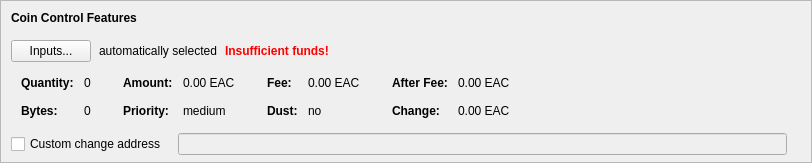
    <widget class="QFrame" name="frameCoinControl">
     <property name="sizePolicy">
      <sizepolicy hsizetype="Expanding" vsizetype="Expanding">
       <horstretch>0</horstretch>
       <verstretch>0</verstretch>
      </sizepolicy>
     </property>
     <property name="maximumSize">
      <size>
       <width>16777215</width>
       <height>16777215</height>
      </size>
     </property>
     <property name="frameShape">
      <enum>QFrame::StyledPanel</enum>
     </property>
     <property name="frameShadow">
      <enum>QFrame::Sunken</enum>
     </property>
     <layout class="QVBoxLayout" name="verticalLayoutCoinControl2">
      <property name="spacing">
       <number>0</number>
      </property>
      <property name="leftMargin">
       <number>0</number>
      </property>
      <property name="topMargin">
       <number>0</number>
      </property>
      <property name="rightMargin">
       <number>0</number>
      </property>
      <property name="bottomMargin">
       <number>6</number>
      </property>
      <item>
       <layout class="QVBoxLayout" name="verticalLayoutCoinControl" stretch="0,0,0,0,1">
        <property name="spacing">
         <number>0</number>
        </property>
        <property name="leftMargin">
         <number>10</number>
        </property>
        <property name="topMargin">
         <number>10</number>
        </property>
        <item>
         <layout class="QHBoxLayout" name="horizontalLayoutCoinControl1">
          <property name="bottomMargin">
           <number>15</number>
          </property>
          <item>
           <widget class="QLabel" name="labelCoinControlFeatures">
            <property name="sizePolicy">
             <sizepolicy hsizetype="Preferred" vsizetype="Maximum">
              <horstretch>0</horstretch>
              <verstretch>0</verstretch>
             </sizepolicy>
            </property>
            <property name="font">
             <font>
              <weight>75</weight>
              <bold>true</bold>
             </font>
            </property>
            <property name="styleSheet">
             <string notr="true">font-weight:bold;</string>
            </property>
            <property name="text">
             <string>Coin Control Features</string>
            </property>
           </widget>
          </item>
         </layout>
        </item>
        <item>
         <layout class="QHBoxLayout" name="horizontalLayoutCoinControl2" stretch="0,0,0,0">
          <property name="spacing">
           <number>8</number>
          </property>
          <property name="bottomMargin">
           <number>10</number>
          </property>
          <item>
           <widget class="QPushButton" name="pushButtonCoinControl">
            <property name="styleSheet">
             <string notr="true"/>
            </property>
            <property name="text">
             <string>Inputs...</string>
            </property>
            <property name="autoDefault">
             <bool>false</bool>
            </property>
           </widget>
          </item>
          <item>
           <widget class="QLabel" name="labelCoinControlAutomaticallySelected">
            <property name="text">
             <string>automatically selected</string>
            </property>
            <property name="margin">
             <number>5</number>
            </property>
           </widget>
          </item>
          <item>
           <widget class="QLabel" name="labelCoinControlInsuffFunds">
            <property name="font">
             <font>
              <weight>75</weight>
              <bold>true</bold>
             </font>
            </property>
            <property name="styleSheet">
             <string notr="true">color:red;font-weight:bold;</string>
            </property>
            <property name="text">
             <string>Insufficient funds!</string>
            </property>
            <property name="margin">
             <number>5</number>
            </property>
           </widget>
          </item>
          <item>
           <spacer name="horizontalSpacerCoinControl">
            <property name="orientation">
             <enum>Qt::Horizontal</enum>
            </property>
            <property name="sizeHint" stdset="0">
             <size>
              <width>40</width>
              <height>1</height>
             </size>
            </property>
           </spacer>
          </item>
         </layout>
        </item>
        <item>
         <widget class="QWidget" name="widgetCoinControl" native="true">
          <property name="sizePolicy">
           <sizepolicy hsizetype="Preferred" vsizetype="Preferred">
            <horstretch>0</horstretch>
            <verstretch>0</verstretch>
           </sizepolicy>
          </property>
          <property name="minimumSize">
           <size>
            <width>0</width>
            <height>0</height>
           </size>
          </property>
          <property name="styleSheet">
           <string notr="true"/>
          </property>
          <layout class="QHBoxLayout" name="horizontalLayoutCoinControl5">
           <property name="leftMargin">
            <number>0</number>
           </property>
           <property name="topMargin">
            <number>0</number>
           </property>
           <property name="rightMargin">
            <number>0</number>
           </property>
           <property name="bottomMargin">
            <number>0</number>
           </property>
           <item>
            <layout class="QHBoxLayout" name="horizontalLayoutCoinControl3" stretch="0,0,0,1">
             <property name="spacing">
              <number>20</number>
             </property>
             <property name="topMargin">
              <number>0</number>
             </property>
             <property name="bottomMargin">
              <number>10</number>
             </property>
             <item>
              <layout class="QFormLayout" name="formLayoutCoinControl1">
               <property name="horizontalSpacing">
                <number>10</number>
               </property>
               <property name="verticalSpacing">
                <number>14</number>
               </property>
               <property name="leftMargin">
                <number>10</number>
               </property>
               <property name="topMargin">
                <number>4</number>
               </property>
               <property name="rightMargin">
                <number>6</number>
               </property>
               <item row="0" column="0">
                <widget class="QLabel" name="labelCoinControlQuantityText">
                 <property name="font">
                  <font>
                   <weight>75</weight>
                   <bold>true</bold>
                  </font>
                 </property>
                 <property name="text">
                  <string>Quantity:</string>
                 </property>
                 <property name="margin">
                  <number>0</number>
                 </property>
                </widget>
               </item>
               <item row="0" column="1">
                <widget class="QLabel" name="labelCoinControlQuantity">
                 <property name="cursor">
                  <cursorShape>IBeamCursor</cursorShape>
                 </property>
                 <property name="contextMenuPolicy">
                  <enum>Qt::ActionsContextMenu</enum>
                 </property>
                 <property name="text">
                  <string notr="true">0</string>
                 </property>
                 <property name="margin">
                  <number>0</number>
                 </property>
                 <property name="textInteractionFlags">
                  <set>Qt::LinksAccessibleByMouse|Qt::TextSelectableByKeyboard|Qt::TextSelectableByMouse</set>
                 </property>
                </widget>
               </item>
               <item row="1" column="0">
                <widget class="QLabel" name="labelCoinControlBytesText">
                 <property name="font">
                  <font>
                   <weight>75</weight>
                   <bold>true</bold>
                  </font>
                 </property>
                 <property name="text">
                  <string>Bytes:</string>
                 </property>
                </widget>
               </item>
               <item row="1" column="1">
                <widget class="QLabel" name="labelCoinControlBytes">
                 <property name="cursor">
                  <cursorShape>IBeamCursor</cursorShape>
                 </property>
                 <property name="contextMenuPolicy">
                  <enum>Qt::ActionsContextMenu</enum>
                 </property>
                 <property name="text">
                  <string notr="true">0</string>
                 </property>
                 <property name="textInteractionFlags">
                  <set>Qt::LinksAccessibleByMouse|Qt::TextSelectableByKeyboard|Qt::TextSelectableByMouse</set>
                 </property>
                </widget>
               </item>
              </layout>
             </item>
             <item>
              <layout class="QFormLayout" name="formLayoutCoinControl2">
               <property name="horizontalSpacing">
                <number>10</number>
               </property>
               <property name="verticalSpacing">
                <number>14</number>
               </property>
               <property name="leftMargin">
                <number>6</number>
               </property>
               <property name="topMargin">
                <number>4</number>
               </property>
               <property name="rightMargin">
                <number>6</number>
               </property>
               <item row="0" column="0">
                <widget class="QLabel" name="labelCoinControlAmountText">
                 <property name="font">
                  <font>
                   <weight>75</weight>
                   <bold>true</bold>
                  </font>
                 </property>
                 <property name="text">
                  <string>Amount:</string>
                 </property>
                 <property name="margin">
                  <number>0</number>
                 </property>
                </widget>
               </item>
               <item row="0" column="1">
                <widget class="QLabel" name="labelCoinControlAmount">
                 <property name="cursor">
                  <cursorShape>IBeamCursor</cursorShape>
                 </property>
                 <property name="contextMenuPolicy">
                  <enum>Qt::ActionsContextMenu</enum>
                 </property>
                 <property name="text">
                  <string notr="true">0.00 EAC</string>
                 </property>
                 <property name="textInteractionFlags">
                  <set>Qt::LinksAccessibleByMouse|Qt::TextSelectableByKeyboard|Qt::TextSelectableByMouse</set>
                 </property>
                </widget>
               </item>
               <item row="1" column="0">
                <widget class="QLabel" name="labelCoinControlPriorityText">
                 <property name="font">
                  <font>
                   <weight>75</weight>
                   <bold>true</bold>
                  </font>
                 </property>
                 <property name="text">
                  <string>Priority:</string>
                 </property>
                </widget>
               </item>
               <item row="1" column="1">
                <widget class="QLabel" name="labelCoinControlPriority">
                 <property name="cursor">
                  <cursorShape>IBeamCursor</cursorShape>
                 </property>
                 <property name="contextMenuPolicy">
                  <enum>Qt::ActionsContextMenu</enum>
                 </property>
                 <property name="text">
                  <string notr="true">medium</string>
                 </property>
                 <property name="textInteractionFlags">
                  <set>Qt::LinksAccessibleByMouse|Qt::TextSelectableByKeyboard|Qt::TextSelectableByMouse</set>
                 </property>
                </widget>
               </item>
              </layout>
             </item>
             <item>
              <layout class="QFormLayout" name="formLayoutCoinControl3">
               <property name="horizontalSpacing">
                <number>10</number>
               </property>
               <property name="verticalSpacing">
                <number>14</number>
               </property>
               <property name="leftMargin">
                <number>6</number>
               </property>
               <property name="topMargin">
                <number>4</number>
               </property>
               <property name="rightMargin">
                <number>6</number>
               </property>
               <item row="0" column="0">
                <widget class="QLabel" name="labelCoinControlFeeText">
                 <property name="font">
                  <font>
                   <weight>75</weight>
                   <bold>true</bold>
                  </font>
                 </property>
                 <property name="text">
                  <string>Fee:</string>
                 </property>
                 <property name="margin">
                  <number>0</number>
                 </property>
                </widget>
               </item>
               <item row="0" column="1">
                <widget class="QLabel" name="labelCoinControlFee">
                 <property name="cursor">
                  <cursorShape>IBeamCursor</cursorShape>
                 </property>
                 <property name="contextMenuPolicy">
                  <enum>Qt::ActionsContextMenu</enum>
                 </property>
                 <property name="text">
                  <string notr="true">0.00 EAC</string>
                 </property>
                 <property name="textInteractionFlags">
                  <set>Qt::LinksAccessibleByMouse|Qt::TextSelectableByKeyboard|Qt::TextSelectableByMouse</set>
                 </property>
                </widget>
               </item>
               <item row="1" column="0">
                <widget class="QLabel" name="labelCoinControlLowOutputText">
                 <property name="font">
                  <font>
                   <weight>75</weight>
                   <bold>true</bold>
                  </font>
                 </property>
                 <property name="text">
                  <string>Dust:</string>
                 </property>
                </widget>
               </item>
               <item row="1" column="1">
                <widget class="QLabel" name="labelCoinControlLowOutput">
                 <property name="cursor">
                  <cursorShape>IBeamCursor</cursorShape>
                 </property>
                 <property name="contextMenuPolicy">
                  <enum>Qt::ActionsContextMenu</enum>
                 </property>
                 <property name="text">
                  <string notr="true">no</string>
                 </property>
                 <property name="textInteractionFlags">
                  <set>Qt::LinksAccessibleByMouse|Qt::TextSelectableByKeyboard|Qt::TextSelectableByMouse</set>
                 </property>
                </widget>
               </item>
              </layout>
             </item>
             <item>
              <layout class="QFormLayout" name="formLayoutCoinControl4">
               <property name="horizontalSpacing">
                <number>10</number>
               </property>
               <property name="verticalSpacing">
                <number>14</number>
               </property>
               <property name="leftMargin">
                <number>6</number>
               </property>
               <property name="topMargin">
                <number>4</number>
               </property>
               <property name="rightMargin">
                <number>6</number>
               </property>
               <item row="0" column="0">
                <widget class="QLabel" name="labelCoinControlAfterFeeText">
                 <property name="font">
                  <font>
                   <weight>75</weight>
                   <bold>true</bold>
                  </font>
                 </property>
                 <property name="text">
                  <string>After Fee:</string>
                 </property>
                 <property name="margin">
                  <number>0</number>
                 </property>
                </widget>
               </item>
               <item row="0" column="1">
                <widget class="QLabel" name="labelCoinControlAfterFee">
                 <property name="cursor">
                  <cursorShape>IBeamCursor</cursorShape>
                 </property>
                 <property name="contextMenuPolicy">
                  <enum>Qt::ActionsContextMenu</enum>
                 </property>
                 <property name="text">
                  <string notr="true">0.00 EAC</string>
                 </property>
                 <property name="textInteractionFlags">
                  <set>Qt::LinksAccessibleByMouse|Qt::TextSelectableByKeyboard|Qt::TextSelectableByMouse</set>
                 </property>
                </widget>
               </item>
               <item row="1" column="0">
                <widget class="QLabel" name="labelCoinControlChangeText">
                 <property name="font">
                  <font>
                   <weight>75</weight>
                   <bold>true</bold>
                  </font>
                 </property>
                 <property name="text">
                  <string>Change:</string>
                 </property>
                </widget>
               </item>
               <item row="1" column="1">
                <widget class="QLabel" name="labelCoinControlChange">
                 <property name="cursor">
                  <cursorShape>IBeamCursor</cursorShape>
                 </property>
                 <property name="contextMenuPolicy">
                  <enum>Qt::ActionsContextMenu</enum>
                 </property>
                 <property name="text">
                  <string notr="true">0.00 EAC</string>
                 </property>
                 <property name="textInteractionFlags">
                  <set>Qt::LinksAccessibleByMouse|Qt::TextSelectableByKeyboard|Qt::TextSelectableByMouse</set>
                 </property>
                </widget>
               </item>
              </layout>
             </item>
            </layout>
           </item>
          </layout>
         </widget>
        </item>
        <item>
         <layout class="QHBoxLayout" name="horizontalLayoutCoinControl4" stretch="0,0,0">
          <property name="spacing">
           <number>12</number>
          </property>
          <property name="sizeConstraint">
           <enum>QLayout::SetDefaultConstraint</enum>
          </property>
          <property name="topMargin">
           <number>5</number>
          </property>
          <property name="rightMargin">
           <number>5</number>
          </property>
          <item>
           <widget class="QCheckBox" name="checkBoxCoinControlChange">
            <property name="toolTip">
             <string>If this is activated, but the change address is empty or invalid, change will be sent to a newly generated address.</string>
            </property>
            <property name="text">
             <string>Custom change address</string>
            </property>
           </widget>
          </item>
          <item>
           <widget class="QValidatedLineEdit" name="lineEditCoinControlChange">
            <property name="enabled">
             <bool>false</bool>
            </property>
            <property name="sizePolicy">
             <sizepolicy hsizetype="Expanding" vsizetype="Fixed">
              <horstretch>0</horstretch>
              <verstretch>0</verstretch>
             </sizepolicy>
            </property>
           </widget>
          </item>
          <item>
           <widget class="QLabel" name="labelCoinControlChangeLabel">
            <property name="sizePolicy">
             <sizepolicy hsizetype="Preferred" vsizetype="Expanding">
              <horstretch>0</horstretch>
              <verstretch>0</verstretch>
             </sizepolicy>
            </property>
            <property name="minimumSize">
             <size>
              <width>0</width>
              <height>0</height>
             </size>
            </property>
            <property name="text">
             <string/>
            </property>
            <property name="margin">
             <number>3</number>
            </property>
           </widget>
          </item>
         </layout>
        </item>
        <item>
         <spacer name="verticalSpacerCoinControl">
          <property name="orientation">
           <enum>Qt::Vertical</enum>
          </property>
          <property name="sizeHint" stdset="0">
           <size>
            <width>800</width>
            <height>1</height>
           </size>
          </property>
         </spacer>
        </item>
       </layout>
      </item>
     </layout>
    </widget>
